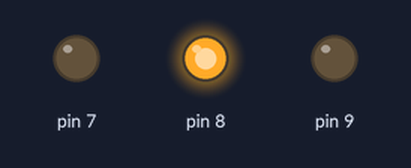
This sketch was run on a simulated Arduino Uno, built with avr-gcc and run on an emulated ATmega328P. Parts: output pins drawn as LEDs (lit = HIGH).

Above: at 0.5 s.
At 2.5 s:
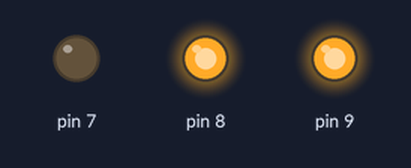
At 3.5 s:
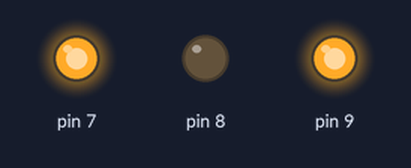
At 4.5 s:
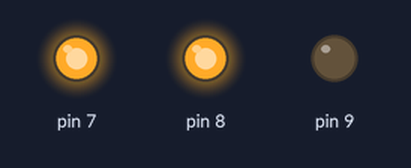
At 6.5 s:
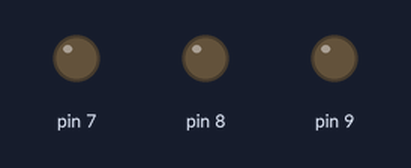
At 8.5 s:
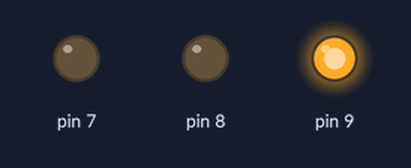
Timing chart, 0 to 9.1 s (numbered marks = the images above):
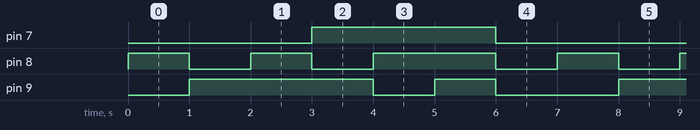

The sketch:

LED7C.ino
```cpp
#include <Wire.h>
#include <SPI.h>

#include <Gadgeteering.h>

#include <Mainboards/FEZMedusaMini.h>
#include <Modules/LED7C.h>

using namespace gadgeteering;
using namespace gadgeteering::mainboards;
using namespace gadgeteering::modules;

void loop()
{

}

void setup()
{
	Serial.begin(9600);

	fez_medusa_mini board;
	led_7c led(1);

	while (true)
	{
		led.set_color(led_7c::colors::RED);
		system::sleep(1000);
		led.set_color(led_7c::colors::GREEN);
		system::sleep(1000);
		led.set_color(led_7c::colors::YELLOW);
		system::sleep(1000);
		led.set_color(led_7c::colors::CYAN);
		system::sleep(1000);
		led.set_color(led_7c::colors::MAGNETA);
		system::sleep(1000);
		led.set_color(led_7c::colors::WHITE);
		system::sleep(1000);
		led.set_color(led_7c::colors::OFF);
		system::sleep(1000);
	}

	return;
}
```

Measured:
- by itself, pin 7: alternates HIGH for 3.0 s and LOW for 4.0 s
- by itself, pin 8: repeats every 7.0 s: LOW 1.0 s, HIGH 1.0 s, LOW 1.0 s, HIGH 2.0 s, LOW 1.0 s, HIGH 1.0 s
- by itself, pin 9: repeats every 7.0 s: LOW 1.0 s, HIGH 1.0 s, LOW 2.0 s, HIGH 3.0 s
